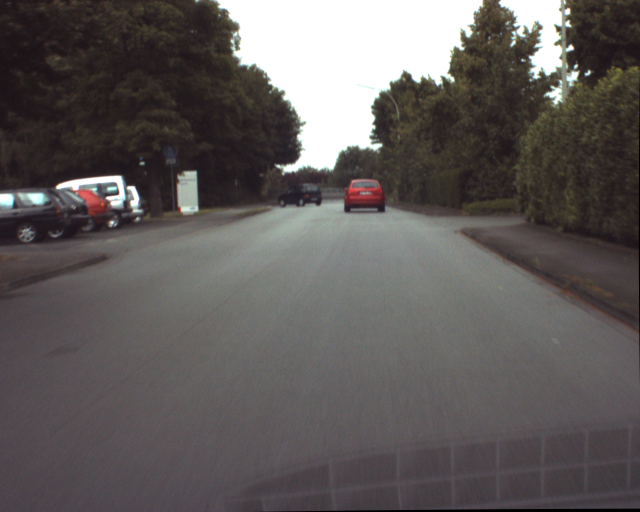
%> input picture 1st_semester/CV/Lab4/Lab4_testimages/ur_c_s_03a_01_L_0376.png, 1280 x 1024 px (shown at 1/2 size)
$ octave main.m   (GNU Octave 9; MATLAB toolbox functions it lacks are replaced by stand-ins)
%> lines starting %> are read from the running program, lines starting %| are printed output that depends on the picture; in (x1, y1, x2, y2) boxes, pixels count from 0 and x2, y2 are one past the last pixel; in counts of white or black regions, pixels touching at a corner belong together; the program's own positions count from 1
### 1st_semester/CV/Lab4/code/display_images.m
function display_images(image_files)
    % Display images in grayscale and split them into RGB and HSV channels
    for i = 1:length(image_files)
        img = imread(image_files{i});
%> img is the input picture: size 1024x1280x3 uint8; mean R, G, B 95.5, 90.9, 90

        % Convert to grayscale
        gray_img = rgb2gray(img);


        % Split into RGB channels
        R = img(:, :, 1);
        G = img(:, :, 2);
        B = img(:, :, 3);

        % Convert to HSV and split
        hsv_img = rgb2hsv(img);
%> hsv_img: size 1024x1280x3 double; mean H, S, V 0.427, 0.126, 0.379
        H = hsv_img(:, :, 1);
        S = hsv_img(:, :, 2);
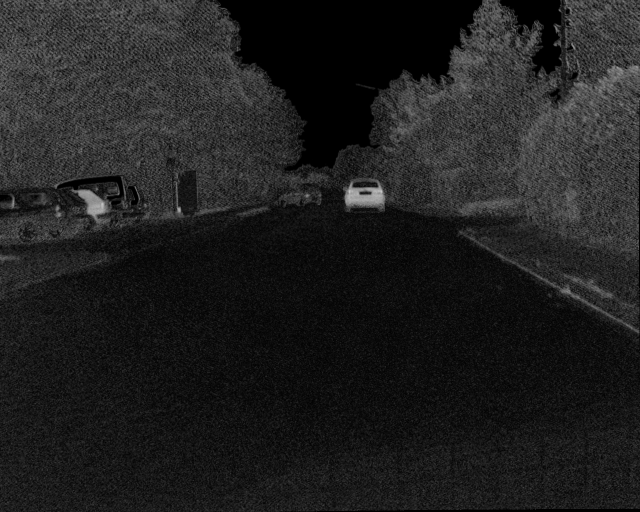
%> S: size 1024x1280 double (shown at 1/2 size); min 0, max 1, mean 0.126
        V = hsv_img(:, :, 3);

        % Display the images
        figure;
        subplot(1, 2, 1); imshow(img); title('Original');
        subplot(1, 2, 2); imshow(gray_img); title('Grayscale');

        figure;
        subplot(2, 3, 1); imshow(R); title('Red Channel');
        subplot(2, 3, 2); imshow(G); title('Green Channel');
        subplot(2, 3, 3); imshow(B); title('Blue Channel');
        subplot(2, 3, 4); imshow(H); title('Hue Channel');
        subplot(2, 3, 5); imshow(S); title('Saturation Channel');
        subplot(2, 3, 6); imshow(V); title('Value Channel');
    end
%> pass 2 of the loop in display_images, `for i = 1:length(image_files)`:
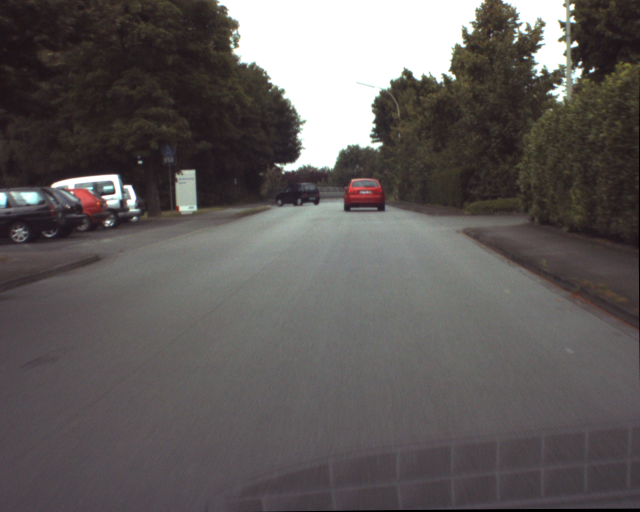
%> input picture 1st_semester/CV/Lab4/Lab4_testimages/ur_c_s_03a_01_L_0377.png, 1280 x 1024 px (shown at 1/2 size)
%> in display_images, img is the input picture: size 1024x1280x3 uint8; mean R, G, B 95.5, 90.9, 90
%> hsv_img: size 1024x1280x3 double; mean H, S, V 0.428, 0.126, 0.38
%> pass 3 of the loop in display_images, `for i = 1:length(image_files)`:
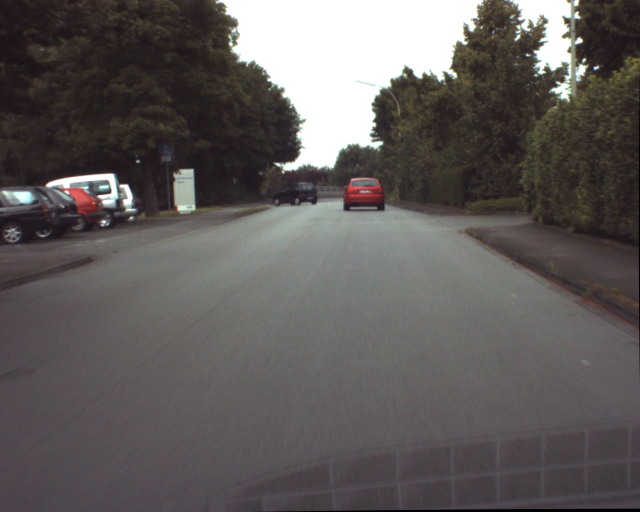
%> input picture 1st_semester/CV/Lab4/Lab4_testimages/ur_c_s_03a_01_L_0378.png, 1280 x 1024 px (shown at 1/2 size)
%> in display_images, img is the input picture: size 1024x1280x3 uint8; mean R, G, B 95.7, 91.1, 90.2
%> hsv_img: size 1024x1280x3 double; mean H, S, V 0.428, 0.125, 0.38
%> the loop made 6 passes; the first 3 are shown
end

### 1st_semester/CV/Lab4/code/check_variation.m
function check_variation(image_files)
    % Dark car area
    region_x = 390:400;
    region_y = 575:595;

    % Check the compositional variation for each image
    rgb_means = [];
    hue_means = [];

    for i = 1:length(image_files)
        img = imread(image_files{i});

        % Get the RGB components of the specified area
        R = img(region_x, region_y, 1);
        G = img(region_x, region_y, 2);
        B = img(region_x, region_y, 3);

        % Calculate the average value of RGB components
        R_mean = mean(R(:));
%> R_mean = 37.1
        G_mean = mean(G(:));
%> G_mean = 31.7
        B_mean = mean(B(:));
%> B_mean = 40.46
        rgb_means = [rgb_means; R_mean, G_mean, B_mean];
%> rgb_means = [37.1 31.7 40.46]

        % Convert to HSV to get the hue component
        hsv_img = rgb2hsv(img);
        hue = hsv_img(region_x, region_y, 1);

        % Calculate the average value of the Hue components
        hue_mean = mean(hue(:));
%> hue_mean = 0.774
        hue_means = [hue_means; hue_mean];
%> hue_means = 0.774

        % Displays the average value of RGB and Hue components of each image
        fprintf('Image %d - R: %.2f, G: %.2f, B: %.2f, Hue: %.2f\n', ...
            i, R_mean, G_mean, B_mean, hue_mean);
%| Image 1 - R: 37.10, G: 31.70, B: 40.46, Hue: 0.77
    end
%> pass 2 of the loop in check_variation, `for i = 1:length(image_files)`:
%> R_mean = 37.62
%> G_mean = 32.08
%> B_mean = 39.94
%> rgb_means = [37.1 31.7 40.46; 37.62 32.08 39.94]
%> hue_mean = 0.786
%> hue_means = [0.774; 0.786]
%| Image 2 - R: 37.62, G: 32.08, B: 39.94, Hue: 0.79
%> pass 3 of the loop in check_variation, `for i = 1:length(image_files)`:
%> R_mean = 41.14
%> G_mean = 35.85
%> B_mean = 44.03
%> rgb_means = [37.1 31.7 40.46; 37.62 32.08 39.94; 41.14 35.85 44.03]
%> hue_mean = 0.767
%> hue_means = [0.774; 0.786; 0.767]
%| Image 3 - R: 41.14, G: 35.85, B: 44.03, Hue: 0.77
%> the loop made 6 passes; the first 3 are shown

    % Plotting the variation of RGB components
    figure;
    subplot(2, 1, 1);
    plot(1:length(image_files), rgb_means(:, 1), '-r', 'DisplayName', 'Red');
    hold on;
    plot(1:length(image_files), rgb_means(:, 2), '-g', 'DisplayName', 'Green');
    plot(1:length(image_files), rgb_means(:, 3), '-b', 'DisplayName', 'Blue');
    title('RGB Components Variation');
    xlabel('Image Number');
    ylabel('Mean Value');
    legend;

    % Plot the variation of Hue components
    subplot(2, 1, 2);
    plot(1:length(image_files), hue_means, '-m', 'DisplayName', 'Hue');
    title('Hue Component Variation');
    xlabel('Image Number');
    ylabel('Mean Value');
    legend;
end

### 1st_semester/CV/Lab4/code/segment_dark_car.m
function segment_dark_car(image_files)
    % Select the dark car area in the first image and compute mean and std of Hue
    img = imread('../Lab4_testimages/ur_c_s_03a_01_L_0376.png');
    hsv_img = rgb2hsv(img);
    hue = hsv_img(:, :, 1);

    % Select the region corresponding to the dark car
    dark_car_area = hue(390:400, 575:595);
    m = mean(dark_car_area(:));
    s = std(dark_car_area(:));

    % Perform segmentation for all 6 images
    for i = 1:length(image_files)
        img = imread(image_files{i});
        hsv_img = rgb2hsv(img);
        hue = hsv_img(:, :, 1);

        % Thresholding based on mean and standard deviation
        mask = (hue >= (m - s)) & (hue <= (m + s));

        % Find the largest blob
        props = regionprops(mask, 'Area', 'Centroid', 'BoundingBox');
        [~, max_idx] = max([props.Area]);
        largest_blob = props(max_idx);

        % Display binary image and bounding box
        figure;
        subplot(1, 2, 1);
        imshow(mask);
        hold on;
        rectangle('Position', largest_blob.BoundingBox, 'EdgeColor', 'r', 'LineWidth', 2);
        plot(largest_blob.Centroid(1), largest_blob.Centroid(2), 'r*');
        title('Dark Car Segmentation');

        % Display bounding box on the original image
        subplot(1, 2, 2);
        imshow(img);
        hold on;
        rectangle('Position', largest_blob.BoundingBox, 'EdgeColor', 'r', 'LineWidth', 2);
        plot(largest_blob.Centroid(1), largest_blob.Centroid(2), 'r*');
        title('Dark Car on Original Image');
    end
end

### 1st_semester/CV/Lab4/code/segment_red_car.m
function segment_red_car(image_files)
    % Segment the red car using Hue values
    for i = 1:length(image_files)
        img = imread(image_files{i});
        hsv_img = rgb2hsv(img);
        hue = hsv_img(:, :, 1);

        % Thresholding the hue for red color (e.g. hue > 0.97 and < 1)
        mask = (hue > 0.97) & (hue < 1);

        % Find the largest blob
        props = regionprops(mask, 'Area', 'Centroid', 'BoundingBox');
        [~, max_idx] = max([props.Area]);
        largest_blob = props(max_idx);

        % Display binary image and bounding box
        figure;
        subplot(1, 2, 1);
        imshow(mask);
        hold on;
        rectangle('Position', largest_blob.BoundingBox, 'EdgeColor', 'g', 'LineWidth', 2);
        plot(largest_blob.Centroid(1), largest_blob.Centroid(2), 'g*');
        title('Red Car Segmentation');

        % Display bounding box on the original image
        subplot(1, 2, 2);
        imshow(img);
        hold on;
        rectangle('Position', largest_blob.BoundingBox, 'EdgeColor', 'g', 'LineWidth', 2);
        plot(largest_blob.Centroid(1), largest_blob.Centroid(2), 'g*');
        title('Red Car on Original Image');
    end
end

### 1st_semester/CV/Lab4/code/main.m
image_files = {'../Lab4_testimages/ur_c_s_03a_01_L_0376.png'
                '../Lab4_testimages/ur_c_s_03a_01_L_0377.png'
                '../Lab4_testimages/ur_c_s_03a_01_L_0378.png'
                '../Lab4_testimages/ur_c_s_03a_01_L_0379.png'
                '../Lab4_testimages/ur_c_s_03a_01_L_0380.png'
                '../Lab4_testimages/ur_c_s_03a_01_L_0381.png'};

% Display grayscale images and split into RGB and HSV channels
display_images(image_files);

% Check the variation of the RGB components and of the Hue one
check_variation(image_files);
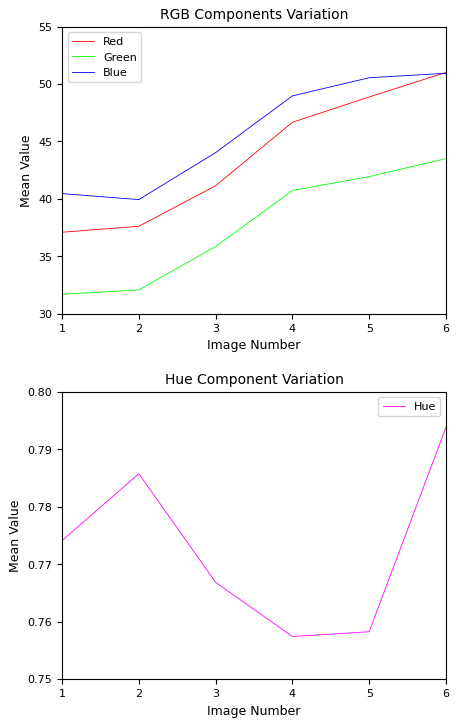
%> figure redrawn from the program's plot data, 2 panels

% Segment the dark car
segment_dark_car(image_files);
%> in segment_dark_car, `m = mean(dark_car_area(:));`: m = 0.774
%> in segment_dark_car, `s = std(dark_car_area(:));`: s = 0.0521
%> in segment_dark_car, `mask = (hue >= (m - s)) & (hue <= (m + s));`:
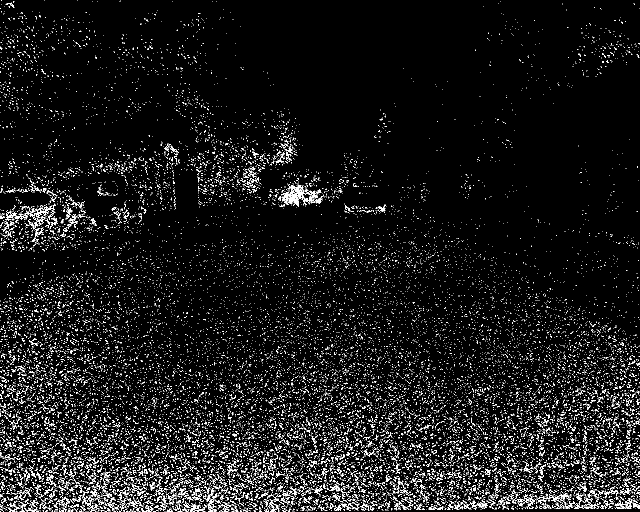
%> mask: size 1024x1280 logical (shown at 1/2 size); 6% white in thin lines or dots
%> in segment_dark_car, `props = regionprops(mask, 'Area', 'Centroid', 'BoundingBox');`: props = 20480 regions; largest, box (x1, y1, x2, y2), Area and Centroid: (562, 369, 649, 414) 1226 [601.3 392.9], (12, 422, 68, 441) 331 [36.3 431.9], (1229, 997, 1280, 1018) 300 [1257 1010.3], (68, 407, 112, 436) 274 [88.4 422.4], (1148, 996, 1199, 1018) 234 [1173 1012.1]
%> in segment_dark_car, `[~, max_idx] = max([props.Area]);`: max_idx = 9887
%> in segment_dark_car, `largest_blob = props(max_idx);`: largest_blob = 1 region; box (x1, y1, x2, y2), Area and Centroid: (562, 369, 649, 414) 1226 [601.3 392.9]
%> in segment_dark_car, `title('Dark Car on Original Image');`:
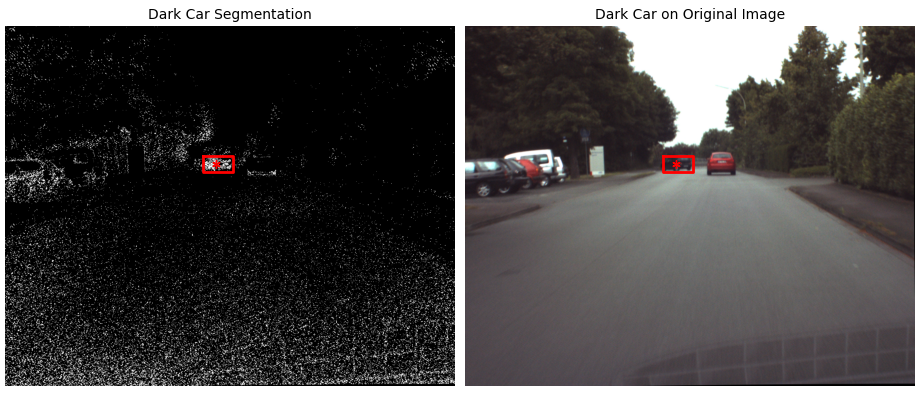
%> figure redrawn from the program's plot data, 2 panels
%> pass 2 of the loop in segment_dark_car, `for i = 1:length(image_files)`:
%> in segment_dark_car, `mask = (hue >= (m - s)) & (hue <= (m + s));`:
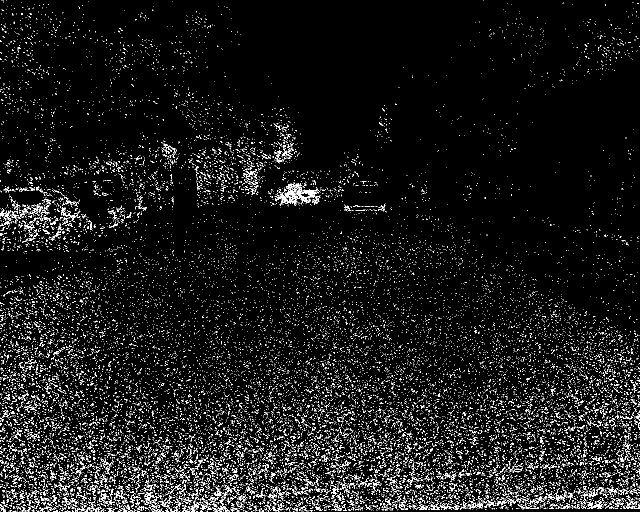
%> mask: size 1024x1280 logical (shown at 1/2 size); 6% white in thin lines or dots
%> in segment_dark_car, `props = regionprops(mask, 'Area', 'Centroid', 'BoundingBox');`: props = 20895 regions; largest, box (x1, y1, x2, y2), Area and Centroid: (550, 367, 639, 411) 1234 [595.3 390.5], (1174, 1001, 1205, 1018) 206 [1190.8 1011.5], (435, 991, 460, 1024) 175 [446.1 1013.4], (0, 422, 22, 442) 139 [12.2 432.3], (1111, 979, 1134, 1006) 134 [1123.7 994.5]
%> in segment_dark_car, `[~, max_idx] = max([props.Area]);`: max_idx = 9880
%> in segment_dark_car, `largest_blob = props(max_idx);`: largest_blob = 1 region; box (x1, y1, x2, y2), Area and Centroid: (550, 367, 639, 411) 1234 [595.3 390.5]
%> pass 3 of the loop in segment_dark_car, `for i = 1:length(image_files)`:
%> in segment_dark_car, `mask = (hue >= (m - s)) & (hue <= (m + s));`:
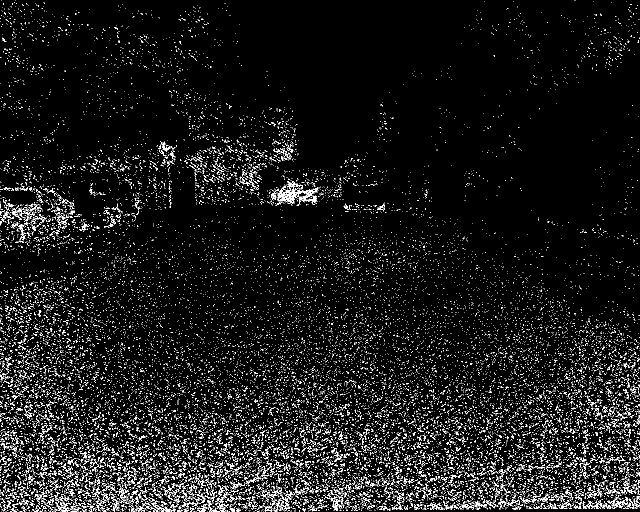
%> mask: size 1024x1280 logical (shown at 1/2 size); 6.1% white in thin lines or dots
%> in segment_dark_car, `props = regionprops(mask, 'Area', 'Centroid', 'BoundingBox');`: props = 21058 regions; largest, box (x1, y1, x2, y2), Area and Centroid: (551, 362, 632, 411) 1016 [586.8 390.4], (661, 992, 687, 1022) 222 [673.4 1007.5], (110, 1001, 141, 1024) 169 [126.4 1015.3], (237, 977, 258, 1002) 159 [248.3 989.2], (1223, 1000, 1256, 1016) 155 [1238 1007.2]
%> in segment_dark_car, `[~, max_idx] = max([props.Area]);`: max_idx = 9934
%> in segment_dark_car, `largest_blob = props(max_idx);`: largest_blob = 1 region; box (x1, y1, x2, y2), Area and Centroid: (551, 362, 632, 411) 1016 [586.8 390.4]
%> the loop made 6 passes; the first 3 are shown
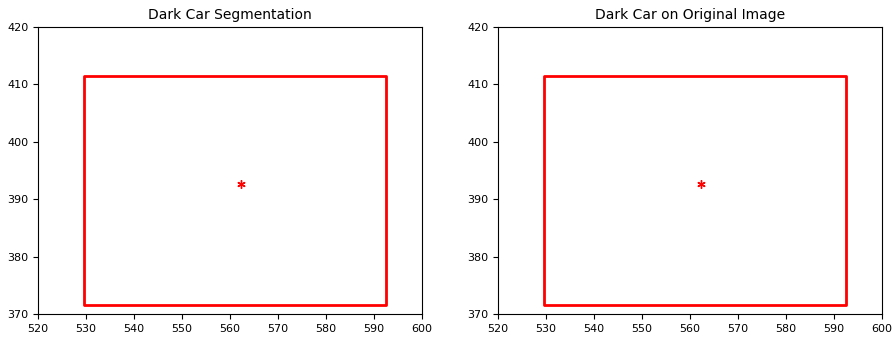
%> figure redrawn from the program's plot data, 2 panels

% Segment the red car
segment_red_car(image_files);
%> in segment_red_car, `mask = (hue > 0.97) & (hue < 1);`:
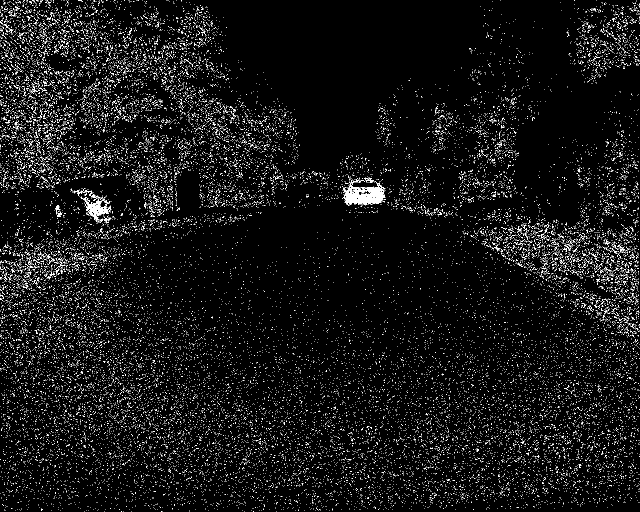
%> mask: size 1024x1280 logical (shown at 1/2 size); 4.6% white in thin lines or dots
%> in segment_red_car, `props = regionprops(mask, 'Area', 'Centroid', 'BoundingBox');`: props = 29538 regions; largest, box (x1, y1, x2, y2), Area and Centroid: (685, 360, 771, 411) 2219 [728.8 390.9], (170, 395, 223, 445) 865 [195.1 418.4], (728, 355, 747, 365) 70 [738.5 360.6], (110, 410, 121, 429) 63 [115.3 418.4], (167, 380, 185, 392) 62 [178.1 385.8]
%> in segment_red_car, `[~, max_idx] = max([props.Area]);`: max_idx = 18033
%> in segment_red_car, `largest_blob = props(max_idx);`: largest_blob = 1 region; box (x1, y1, x2, y2), Area and Centroid: (685, 360, 771, 411) 2219 [728.8 390.9]
%> in segment_red_car, `title('Red Car on Original Image');`:
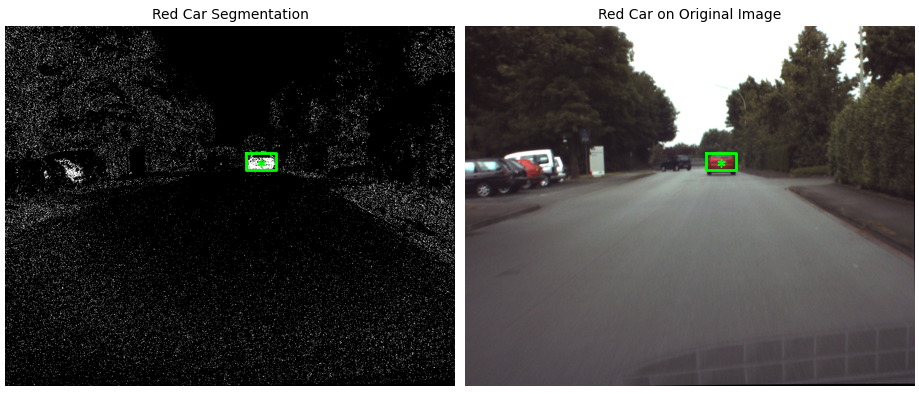
%> figure redrawn from the program's plot data, 2 panels
%> pass 2 of the loop in segment_red_car, `for i = 1:length(image_files)`:
%> in segment_red_car, `props = regionprops(mask, 'Area', 'Centroid', 'BoundingBox');`: props = 29528 regions; largest, box (x1, y1, x2, y2), Area and Centroid: (687, 357, 770, 409) 2101 [727.8 389.9], (161, 395, 217, 444) 851 [184.5 417.5], (172, 384, 193, 395) 81 [181.2 390.7], (97, 407, 110, 422) 69 [103.6 415.4], (100, 421, 113, 433) 68 [106.5 428.1]
%> in segment_red_car, `[~, max_idx] = max([props.Area]);`: max_idx = 18103
%> in segment_red_car, `largest_blob = props(max_idx);`: largest_blob = 1 region; box (x1, y1, x2, y2), Area and Centroid: (687, 357, 770, 409) 2101 [727.8 389.9]
%> in segment_red_car, `title('Red Car on Original Image');`:
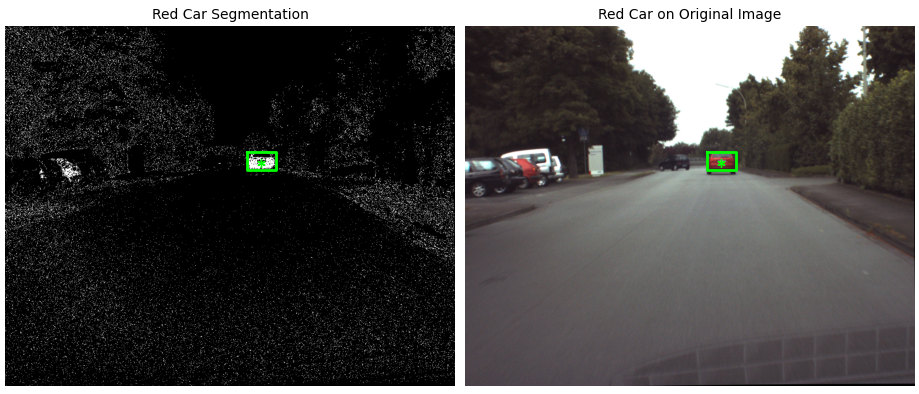
%> figure redrawn from the program's plot data, 2 panels
%> pass 3 of the loop in segment_red_car, `for i = 1:length(image_files)`:
%> in segment_red_car, `props = regionprops(mask, 'Area', 'Centroid', 'BoundingBox');`: props = 29646 regions; largest, box (x1, y1, x2, y2), Area and Centroid: (686, 358, 771, 407) 2024 [728.3 388.4], (149, 388, 203, 444) 1016 [175.5 415.1], (87, 421, 99, 432) 63 [92.4 427.5], (83, 409, 95, 420) 55 [90 415.5], (130, 377, 146, 394) 52 [139 385.1]
%> in segment_red_car, `[~, max_idx] = max([props.Area]);`: max_idx = 17795
%> in segment_red_car, `largest_blob = props(max_idx);`: largest_blob = 1 region; box (x1, y1, x2, y2), Area and Centroid: (686, 358, 771, 407) 2024 [728.3 388.4]
%> in segment_red_car, `title('Red Car on Original Image');`:
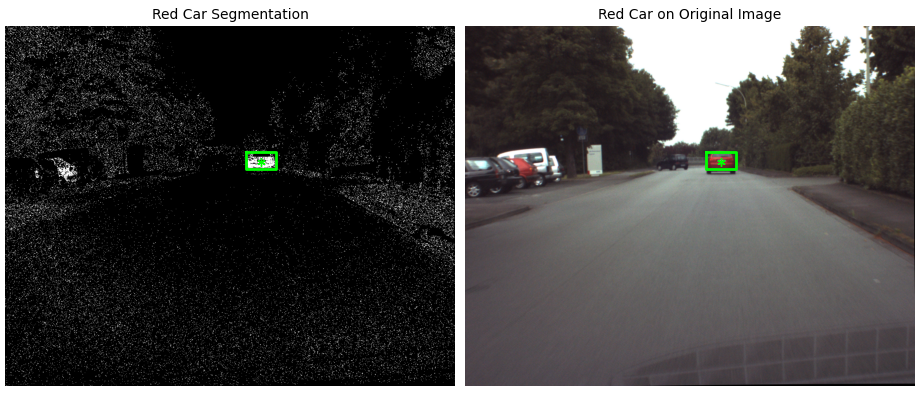
%> figure redrawn from the program's plot data, 2 panels
%> (the run ends here)
